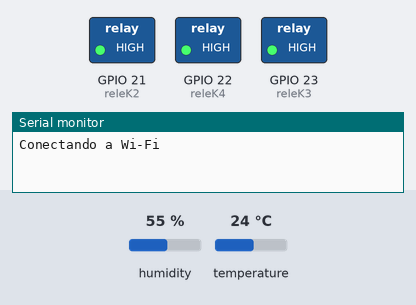
Recording of a sketch running on a simulated ESP32. Shown: switched loads named in the sketch (green lamp = pin HIGH), the last lines printed to the serial monitor. Inputs (shaded band) come from the test bench; at power-on: humidity 55 %, temperature 24 °C. WiFi joins after 1.5 s; servers stay silent unless stated; the local clock reads 2024-03-15 10:24:30 at power-on unless the sketch sets it.

Above: at 0.1 s.
At 2.4 s:
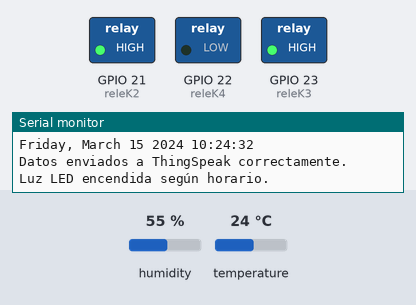
Timing chart, 0 to 3.9 s (numbered marks = the images above):
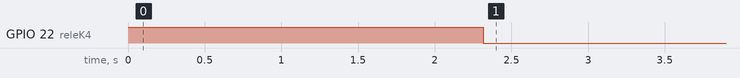

The sketch:

sensor_thingspeak_rele.ino
```cpp
#include <WiFi.h>
#include <DHT.h>
#include <ThingSpeak.h>
#include <time.h>

// Configuración del sensor DHT
#define DHTPIN 4
#define DHTTYPE DHT22
DHT dht(DHTPIN, DHTTYPE, 22);

// Configuración Wi-Fi
const char* ssid = "Mauro";
const char* password = "Mortykhala";

// Pines GPIO del ESP32 conectados a los relés
int releK4 = 22;  // Luz LED de cultivo
int releK3 = 23;  // Ventilador 1
int releK2 = 21;  // Ventilador 2

// Umbrales para temperatura y humedad
float umbralTemp = 29.6;
float umbralHum = 70.0;

// Configuración para controlar el tiempo (para la luz LED)
const long gmtOffset_sec = -10800;    // GMT-3 para Argentina
const int daylightOffset_sec = 3600;  // Ajuste horario de verano

// Hora para encender y apagar la luz de cultivo
int horaEncender = 4;   // Encender a las 4:00 AM
int horaApagar = 0;     // Apagar a las 0:00 AM (medianoche)

// Variables para control de tiempo y estado
bool horaObtenida = false;
bool falloSeguro = true;
bool mensajeEnviado = false;

// ThingSpeak
unsigned long myChannelNumber = 2680221;
const char * myWriteAPIKey = "EVNK4TV6YFM2CYWH";
WiFiClient client;

// Variables para ventiladores
unsigned long tiempoVentiladoresEncendidos = 0;
unsigned long duracionEncendidoVentiladores = 25 * 60 * 1000;  // 25 minutos

void setup() {
  Serial.begin(115200);
  dht.begin();

  pinMode(releK4, OUTPUT);
  pinMode(releK3, OUTPUT);
  pinMode(releK2, OUTPUT);

  digitalWrite(releK4, HIGH);
  digitalWrite(releK3, HIGH);
  digitalWrite(releK2, HIGH);

  ThingSpeak.begin(client);

  conectarWiFi();
  obtenerHora();
}

void loop() {
  if (WiFi.status() != WL_CONNECTED) {
    conectarWiFi();
  }

  float h = dht.readHumidity();
  float t = dht.readTemperature();

  String estado;

  if (!isnan(h) && !isnan(t)) {
    controlarVentiladores(t, h);
    estado = horaObtenida ? "Hora obtenida" : "Fallo seguro";

    // Enviar datos a ThingSpeak
    ThingSpeak.setField(1, t);
    ThingSpeak.setField(2, h);
    ThingSpeak.setField(3, estado);

    int httpCode = ThingSpeak.writeFields(myChannelNumber, myWriteAPIKey);
    if (httpCode == 200) {
      Serial.println("Datos enviados a ThingSpeak correctamente.");
    } else {
      Serial.println("Error al enviar datos a ThingSpeak.");
    }
  } else {
    Serial.println("Lectura inválida del sensor DHT.");
  }

  controlarLuzCultivo();

  delay(20000);  // Espera de 20 segundos
}

void conectarWiFi() {
  if (WiFi.status() == WL_CONNECTED) return;

  WiFi.begin(ssid, password);
  Serial.print("Conectando a Wi-Fi");

  int tiempoEspera = 0;
  while (WiFi.status() != WL_CONNECTED && tiempoEspera < 5) {
    delay(1000);
    Serial.print(".");
    tiempoEspera++;
  }

  if (WiFi.status() == WL_CONNECTED) {
    Serial.println("\nConectado a la red Wi-Fi.");
    Serial.print("IP: ");
    Serial.println(WiFi.localIP());
    obtenerHora();
  } else {
    Serial.println("\nNo se pudo conectar a Wi-Fi.");
  }
}

void obtenerHora() {
  configTime(gmtOffset_sec, daylightOffset_sec, "pool.ntp.org", "time.nist.gov");

  struct tm timeinfo;
  if (!getLocalTime(&timeinfo)) {
    Serial.println("No se pudo obtener la hora.");
    horaObtenida = false;
    falloSeguro = true;
    return;
  }

  Serial.println("Hora obtenida correctamente.");
  Serial.println(&timeinfo, "%A, %B %d %Y %H:%M:%S");

  horaObtenida = true;
  falloSeguro = false;
}

void controlarVentiladores(float temp, float hum) {
  if (temp > umbralTemp || hum > umbralHum) {
    digitalWrite(releK2, LOW);
    digitalWrite(releK3, LOW);
    Serial.println("Ventiladores encendidos.");
    tiempoVentiladoresEncendidos = millis();
  }

  else if (millis() - tiempoVentiladoresEncendidos > duracionEncendidoVentiladores) {
    digitalWrite(releK2, HIGH);
    digitalWrite(releK3, HIGH);
    Serial.println("Ventiladores apagados tras 25 min.");
  }
}

void controlarLuzCultivo() {
  struct tm timeinfo;

  if (!horaObtenida) {
    Serial.println("Fallo seguro: luz encendida.");
    digitalWrite(releK4, LOW);
    return;
  }

  if (getLocalTime(&timeinfo)) {
    int currentHour = timeinfo.tm_hour;
    if (currentHour >= horaEncender || currentHour < horaApagar) {
      digitalWrite(releK4, LOW);
      Serial.println("Luz LED encendida según horario.");
    } else {
      digitalWrite(releK4, HIGH);
      Serial.println("Luz LED apagada según horario.");
    }
  } else {
    Serial.println("Error accediendo a hora local.");
  }
}
```

Measured:
- by itself, GPIO 22 (releK4): HIGH → LOW at 2.3 s
